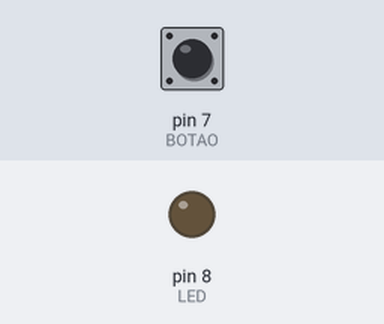
The sketch below on a simulated Arduino Uno, built with avr-gcc and run on an emulated ATmega328P. Shown: output pins drawn as LEDs (lit = HIGH). The inputs (shaded band) are chosen by the test bench; at power-on: pin 7 (BOTAO) LOW.

Above: at 1.2 s.
1.3 s: pin 7 (BOTAO) pulled HIGH for 0.15 s
At 1.37 s:
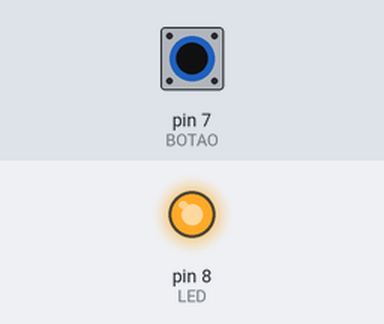
2.9 s: pin 7 (BOTAO) pulled HIGH for 3.2 s
At 7.4 s:
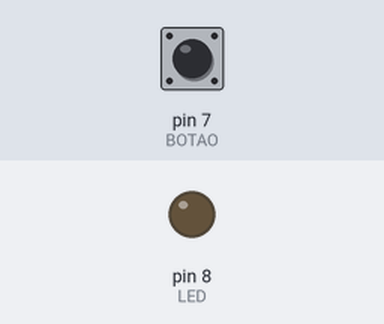
Timing chart, 0 to 8.9 s (numbered marks = the images above; inputs shaded):
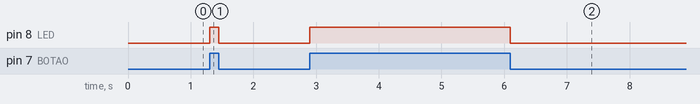

The sketch:

Vari_veis_Globais.ino
```cpp
/*E5T1
<circuito LED e Botão com variáveis globais.>
Elaborada por: <Miguel Escorsin F.S>
Data: <23/03/21>
*/
int LED=8;
int BOTAO=7;
void setup()
{
  pinMode(LED, OUTPUT);
  pinMode(BOTAO, INPUT);
}

void loop()
{
  if(digitalRead(BOTAO)){
    digitalWrite(LED, HIGH);
  }
  else{
  digitalWrite(LED, LOW);
  }
}
```

Measured:
- after the input at 1.3 s, pin 8 (LED): LOW → HIGH at once, → LOW 0.15 s later
- after the input at 2.9 s, pin 8 (LED): LOW → HIGH at once, → LOW 3.2 s later
